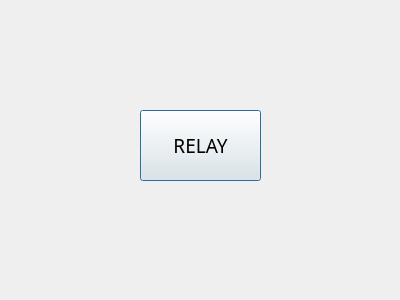
<?xml version="1.0" encoding="UTF-8"?>
<ui version="4.0">
 <class>relaytest</class>
 <widget class="QDialog" name="relaytest">
  <property name="geometry">
   <rect>
    <x>0</x>
    <y>0</y>
    <width>400</width>
    <height>300</height>
   </rect>
  </property>
  <property name="mouseTracking">
   <bool>true</bool>
  </property>
  <property name="windowTitle">
   <string>relaytest</string>
  </property>
  <widget class="QPushButton" name="RELAY_Button">
   <property name="geometry">
    <rect>
     <x>140</x>
     <y>110</y>
     <width>121</width>
     <height>71</height>
    </rect>
   </property>
   <property name="font">
    <font>
     <family>WenQuanYi Micro Hei</family>
     <pointsize>14</pointsize>
    </font>
   </property>
   <property name="text">
    <string>RELAY</string>
   </property>
  </widget>
 </widget>
 <layoutdefault spacing="6" margin="11"/>
 <resources/>
 <connections/>
</ui>
